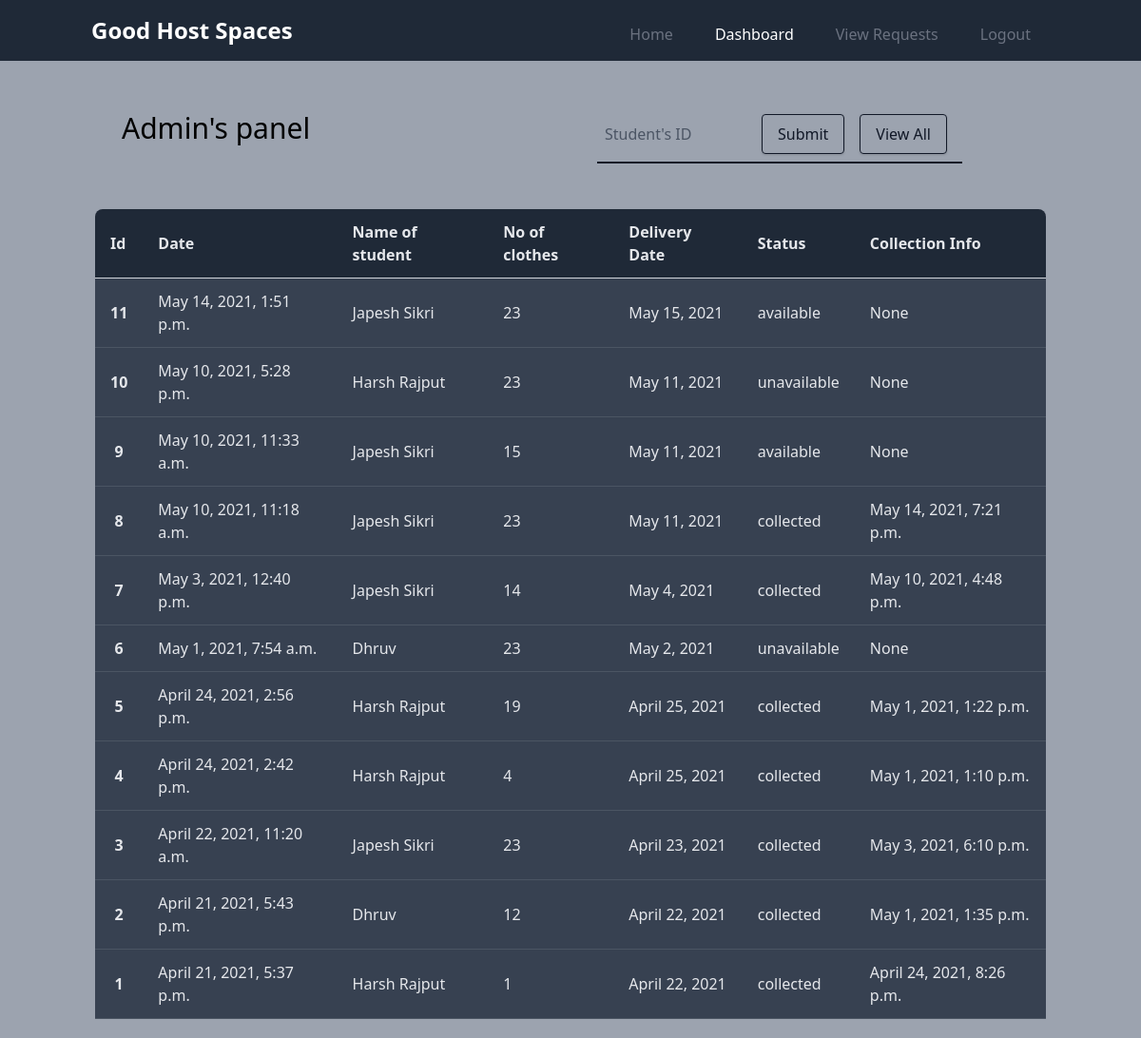
Screenshot of /admin_dashboard (signed in) with the database file from the repository.
### home/models.py (models this page shows, shortened)
class UseCycle(models.Model):
    cloth = [
        ('1-5', (('1', '1'), ('2', '2'), ('3', '3'), ('4', '4'), ('5', '5'))),
        ('6-10', (('6', '6'), ('7', '7'), ('8', '8'), ('9', '9'), ('10', '10'))),
        ('11-15', (('11', '11'), ('12', '12'),
                   ('13', '13'), ('14', '14'), ('15', '15'))),
        ('16-20', (('16', '16'), ('17', '17'), ('18', '18'), ('19', '19'), ('20', '20')))
    ]
    student = models.ForeignKey(Student, on_delete=models.CASCADE)
    no_of_clothes = models.CharField(max_length=6, choices=cloth)
    date_time = models.DateTimeField(auto_now_add=True, blank=True)
    delivery_date = models.DateField()
    collection_info = models.DateTimeField(null=True)
    status = models.CharField(max_length=30)

class Student(models.Model):
    user = models.OneToOneField(User, on_delete=models.CASCADE, primary_key=True)
    full_name = models.CharField(max_length=100)
    block = models.CharField(max_length=2)
    room_no = models.IntegerField()
    cycles_remaining = models.IntegerField(default=3)

### home/views.py (the view)
# urls.py: path('admin_dashboard', views.admin_dashboard, name="admin_dashboard"),
def admin_dashboard(request):
    if request.user.is_authenticated and request.user.is_superuser:
        if request.method == 'POST':
            reg = request.POST.get("reg")
            user = User.objects.filter(username=reg)   #here user is a query set
            if not user:
                messages.error(request,'Invalid registeration number entered')
                return redirect('/admin_dashboard')
            user = user[0]      #first and only element in query set is our target user
            student = Student.objects.filter(user=user)[0]
            data = UseCycle.objects.filter(student=student)
        else:
            data = UseCycle.objects.order_by('-date_time').all()
        return render(request, 'admin_dashboard.html', {'data':data})
    else:
        return redirect('/login')

### templates/admin_dashboard.html (shortened to what this page needs)
<!DOCTYPE html>
<html>
<head>
  <link href="https://unpkg.com/tailwindcss/dist/tailwind.min.css" rel="stylesheet">
</head>
<body class="bg-gray-400 font-sans leading-normal tracking-normal">
  <nav class="bg-gray-800 p-2 mt-0 w-full">
    <div class="container mx-auto flex flex-wrap items-center">
        <div class="flex w-full md:w-1/2 justify-center md:justify-start text-white font-extrabold">
            <a class="text-white no-underline hover:text-white hover:no-underline" href="#">
                <span class="text-2xl pl-2">Good Host Spaces</span>
            </a>
        </div>
        <div class="flex w-full pt-2 content-center justify-between md:w-1/2 md:justify-end">
            <ul class="list-reset flex justify-between flex-1 md:flex-none items-center">
                <li class="mr-3">
                    <a class="inline-block text-gray-500 no-underline hover:text-gray-200 hover:text-underline py-2 px-4" href="/">Home</a>
                </li>
                <li class="mr-3">
                    <a class="inline-block py-2 px-4 text-white no-underline" href="/admin_dashboard">Dashboard</a>
                </li>
                <li class="mr-3">
                    <a class="inline-block text-gray-500 no-underline hover:text-gray-200 hover:text-underline py-2 px-4" href="/admin_dashboard/view_requests">View Requests</a>
                </li>
                <li class="mr-3">
                    <a class="inline-block text-gray-500 no-underline hover:text-gray-200 hover:text-underline py-2 px-4" href="/logout">Logout</a>
                </li>
            </ul>
        </div>
    </div>
</nav>
<div class="m-5 w-5/6 mx-auto flex">
  <div class="m-7 flex-1">
      <h4 class=" h-2/5 text-3xl font-normal leading-normal mt-0 mb-2 text-grey-800">
        Admin's panel
      </h4>
  </div>
  <div class="m-7 flex-1">
    <form class="w-full max-w-sm" action="/admin_dashboard" method="POST" id="form">
      <div class="flex items-center border-b-2 border-gray-900 py-2">
        <input min="1" max="8" name="reg" required class="placeholder-gray-700 placeholder-opacity-80 appearance-none bg-transparent border-none w-full text-gray-700 mr-3 py-1 px-2 leading-tight focus:outline-none" type="text" placeholder="Student's ID">
        <button class="bg-transparent hover:bg-gray-900 text-gray-900 hover:text-white rounded shadow hover:shadow-lg py-2 px-4 border border-gray-900 hover:border-transparent" type="submit">
          Submit
        </button>
        <a href='/admin_dashboard' class="mx-4 flex-shrink-0 bg-transparent hover:bg-gray-900 text-gray-900 hover:text-white rounded shadow hover:shadow-lg py-2 px-4 border border-gray-900 hover:border-transparent">
          View All
        </a>
      </div>
    </form>
  </div>
</div>
  <table class="rounded-t-lg m-5 w-5/6 mx-auto bg-gray-800 text-gray-200">
    <tr class="text-left border-b border-gray-300">
      <th class="px-4 py-3">Id</th>
      <th class="px-4 py-3">Date</th>
      <th class="px-4 py-3">Name of student</th>
      <th class="px-4 py-3">No of clothes</th>
      <th class="px-4 py-3">Delivery Date</th>
      <th class="px-4 py-3">Status</th>
      <th class="px-4 py-3">Collection Info</th>
    </tr>
    {% for d in data%}
    <tr class="bg-gray-700 border-b border-gray-600">
      <th class="px-4 py-3" scope="row">{{d.id}}</th>
      <td class="px-4 py-3">{{d.date_time}}</td>
      <td class="px-4 py-3">{{d.student.full_name}}
      <td class="px-4 py-3">{{d.no_of_clothes}}</td>
      <td class="px-4 py-3">{{d.delivery_date}}</td>
      <td class="px-4 py-3">{{d.status}}</td>
      <td class="px-4 py-3">{{d.collection_info}}</td>
    </tr>
    {% endfor%}
  </table>
</body>
</html>

### rows the page displays
UseCycle: id "11", date_time "May 14, 2021, 1:51 p.m.", student.full_name "Japesh Sikri", no_of_clothes "23", delivery_date "May 15, 2021", status "available", collection_info "None"
UseCycle: id "10", date_time "May 10, 2021, 5:28 p.m.", student.full_name "Harsh Rajput", no_of_clothes "23", delivery_date "May 11, 2021", status "unavailable", collection_info "None"
UseCycle: id "9", date_time "May 10, 2021, 11:33 a.m.", student.full_name "Japesh Sikri", no_of_clothes "15", delivery_date "May 11, 2021", status "available", collection_info "None"
UseCycle: id "8", date_time "May 10, 2021, 11:18 a.m.", student.full_name "Japesh Sikri", no_of_clothes "23", delivery_date "May 11, 2021", status "collected", collection_info "May 14, 2021, 7:21 p.m."
UseCycle: id "7", date_time "May 3, 2021, 12:40 p.m.", student.full_name "Japesh Sikri", no_of_clothes "14", delivery_date "May 4, 2021", status "collected", collection_info "May 10, 2021, 4:48 p.m."
UseCycle: id "6", date_time "May 1, 2021, 7:54 a.m.", student.full_name "Dhruv", no_of_clothes "23", delivery_date "May 2, 2021", status "unavailable", collection_info "None"
UseCycle: id "5", date_time "April 24, 2021, 2:56 p.m.", student.full_name "Harsh Rajput", no_of_clothes "19", delivery_date "April 25, 2021", status "collected", collection_info "May 1, 2021, 1:22 p.m."
UseCycle: id "4", date_time "April 24, 2021, 2:42 p.m.", student.full_name "Harsh Rajput", no_of_clothes "4", delivery_date "April 25, 2021", status "collected", collection_info "May 1, 2021, 1:10 p.m."
UseCycle: id "3", date_time "April 22, 2021, 11:20 a.m.", student.full_name "Japesh Sikri", no_of_clothes "23", delivery_date "April 23, 2021", status "collected", collection_info "May 3, 2021, 6:10 p.m."
UseCycle: id "2", date_time "April 21, 2021, 5:43 p.m.", student.full_name "Dhruv", no_of_clothes "12", delivery_date "April 22, 2021", status "collected", collection_info "May 1, 2021, 1:35 p.m."
UseCycle: id "1", date_time "April 21, 2021, 5:37 p.m.", student.full_name "Harsh Rajput", no_of_clothes "1", delivery_date "April 22, 2021", status "collected", collection_info "April 24, 2021, 8:26 p.m."
